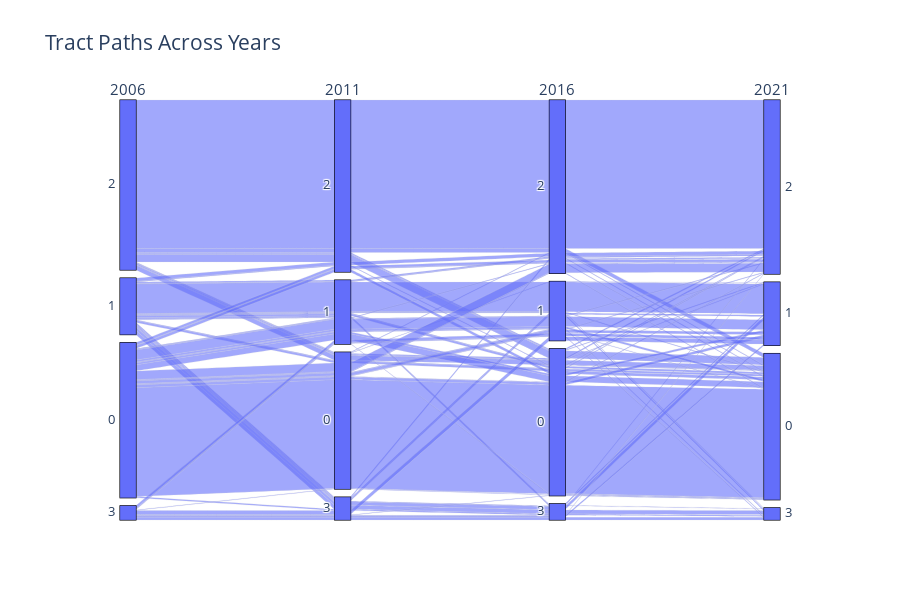

Notebook code for this chart:
### Markdown cell above
Now it's time to start interpreting the cluster assignments! parallel_plot shows a Sankey diagram of each path's cluster assignments over time.

### Code cell
figure = pc2.parallel_plot(network_table,'cluster_assignment', years,height=600)
figure.show()

### Figure 1 — Plotly figure (JSON) as saved in the notebook; plotly's stock layout.template omitted (floating-point values rounded to 4 significant figures; data arrays with more than 128 entries replaced by an {"elided": "..."} marker saying what was removed)
{"data": [{"dimensions": [{"label": "2006", "values": {"elided": "587 int values"}}, {"label": "2011", "values": {"elided": "587 int values"}}, {"label": "2016", "values": {"elided": "587 int values"}}, {"label": "2021", "values": {"elided": "587 int values"}}], "domain": {"x": [0.0, 1.0], "y": [0.0, 1.0]}, "name": "", "type": "parcats"}], "layout": {"legend": {"tracegroupgap": 0}, "title": {"text": "Tract Paths Across Years"}, "height": 600, "font": {"size": 15}}}
